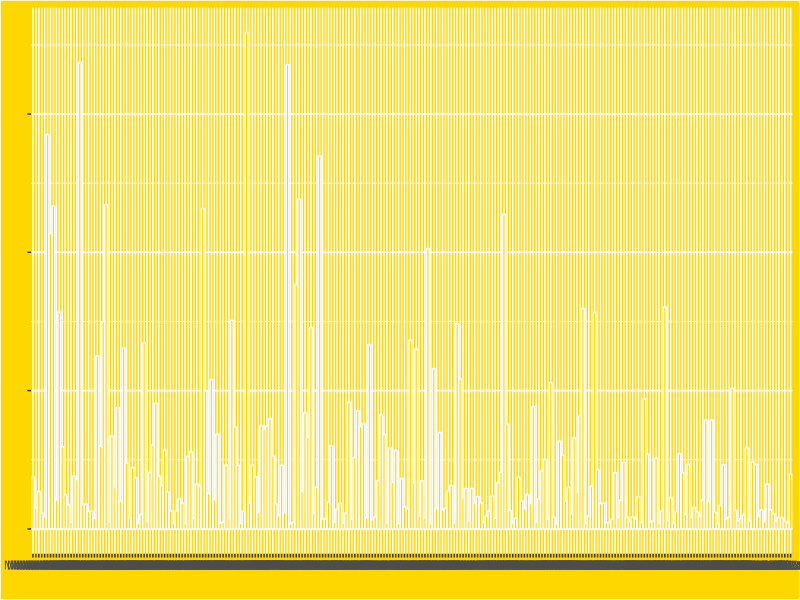
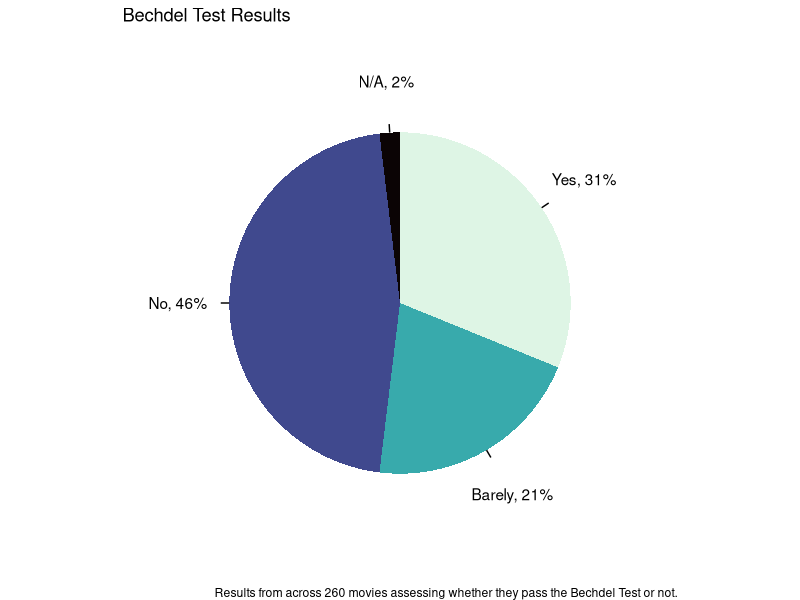

These figures' R source, in order:
## ---- chunk 1
knitr::opts_chunk$set(echo = TRUE)
## ---- chunk 2

library(tidyverse)
data_whole<- read_csv("../data/DATASET_Where are the Women An Overview of Female Representation in Popular Contemporary Animation Feature Films.csv")

## ---- chunk 3
#removing NA rows and renaming columns
data_cleaned<- data_whole |>
  drop_na() |>
  rename(Votes = `IMDb Votes (in thousands)`,
         Movie = `Movie Internal ID`,
         Bechdel = `Bechdel Test`) 

data_good_plot <- data_cleaned |>
  data.frame()|>
  count(`Bechdel`) 

#changing the order of the bechdel answers
data_good_plot$Bechdel <- factor(data_good_plot$Bechdel, levels = c("N/A", "No", "Barely", "Yes"))
  
data_good_plot<- data_good_plot |>
  arrange(desc(Bechdel)) |>
  mutate(Percentage = n/ sum(n) * 100,
         y_position = cumsum(Percentage) - 0.5 * Percentage) #to align the percentages in the pie chart


## ---- chunk 4
library(ggplot2)
plot_bad <- ggplot(data_cleaned, 
                   aes(x = Movie, y = Votes)) +
  geom_bar(stat = "identity", fill = "gold", color = "white") +
  theme(plot.background = element_rect(fill = "gold1"),
        panel.background = element_rect(fill = "gold1"),
        axis.text.y = element_blank())+
  labs(x= "", y = "")

plot_bad

## ---- chunk 5
library(dplyr)
library(viridis)
plot_good <- data_good_plot |>
  ggplot(aes(x = "", y = Percentage, fill = Bechdel)) +
  geom_bar(stat = "identity", width = 1) + 
  coord_polar(theta = "y") +
  geom_segment(aes(x = 1.5, xend = 1.55, y = y_position, yend = y_position), 
               color = "black", linewidth = 0.5) + #add lines between chart and label
  geom_text(aes(label = paste0(Bechdel, ", ", round(Percentage, 0), "%"), y= y_position),  
            position = position_nudge(x = 0.8),  # Move labels outside of pie
            color = "black") +
  scale_fill_viridis(discrete = TRUE, option = "G") +
  theme_void() +  # Removes axis and grid lines
  labs(title = "Bechdel Test Results", caption = "Results from across 260 movies assessing whether they pass the Bechdel Test or not.") +
  theme(legend.position = "none") 


plot_good
  


